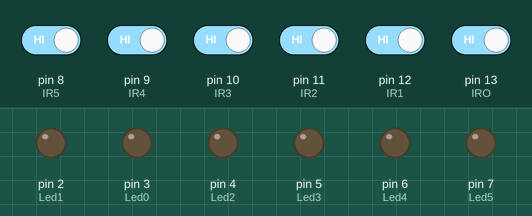
Simulated run of this sketch. Board: Arduino Uno, built with avr-gcc and run on an emulated ATmega328P. Shown: output pins drawn as LEDs (lit = HIGH). The test bench sets the inputs (shaded band); at power-on: pin 8 (IR5), pin 9 (IR4), pin 10 (IR3), pin 11 (IR2), pin 12 (IR1), pin 13 (IRO) HIGH.

Above: at 1.2 s.
1.3 s: pin 8 (IR5) driven LOW
At 2.1 s:
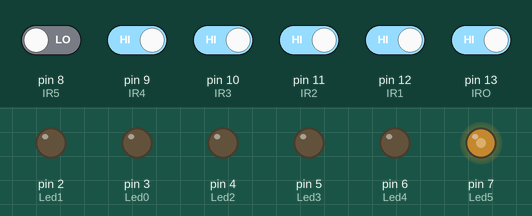
2.8 s: pin 9 (IR4) driven LOW
At 4.0 s:
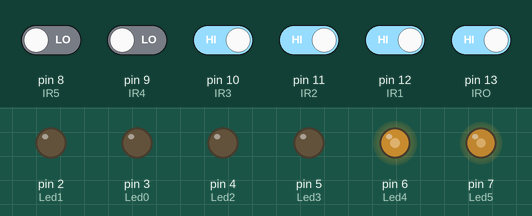
4.3 s: pin 11 (IR2) driven LOW
At 5.5 s:
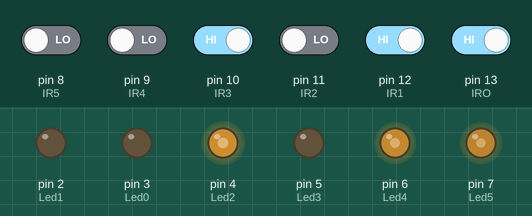
5.8 s: pin 12 (IR1) driven LOW
At 6.2 s:
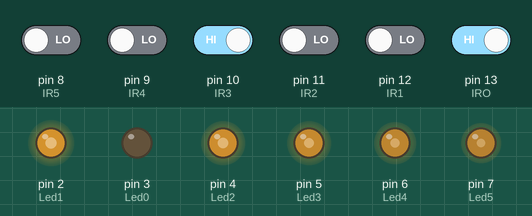
7.3 s: pin 13 (IRO) driven LOW
At 7.9 s:
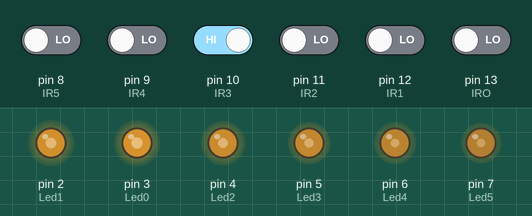
8.8 s: pin 8 (IR5) driven HIGH
At 9.7 s:
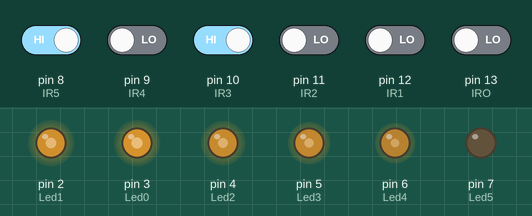
Timing chart, 0 to 11.3 s (numbered marks = the images above; inputs shaded):
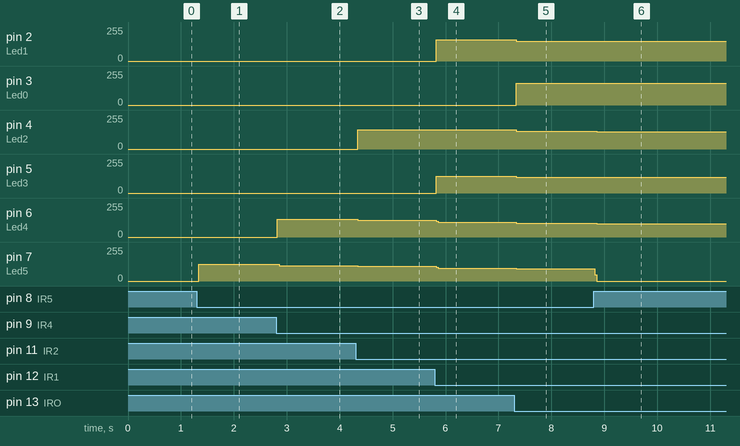

Measured:
- after the input at 1.3 s, pin 7 (Led5): 0/255 → 124/255 at once
- after the input at 2.8 s, pin 6 (Led4): 0/255 → 132/255 at once; pin 7 (Led5): 124/255 → 115/255 after 0.06 s
- after the input at 4.3 s, pin 4 (Led2): 0/255 → 143/255 at once; pin 6 (Led4): 132/255 → 124/255 at once; pin 7 (Led5): 115/255 → 109/255 at once
- after the input at 5.8 s, pin 2 (Led1): 0/255 → 159/255 at once; pin 5 (Led3): 0/255 → 127/255 at once; pin 6 (Led4): 124/255 → 110/255 at once; pin 7 (Led5): 109/255 → 97/255 at once
- after the input at 7.3 s, pin 2 (Led1): 159/255 → 150/255 at once; pin 3 (Led0): 0/255 → 162/255 at once; pin 4 (Led2): 143/255 → 135/255 at once; pin 5 (Led3): 127/255 → 119/255 at once; pin 6 (Led4): 110/255 → 104/255 at once
- after the input at 8.8 s, pin 4 (Led2): 135/255 → 129/255 after 0.06 s; pin 6 (Led4): 104/255 → 98/255 after 0.06 s; pin 7 (Led5): 91/255 → 0/255 at once

The sketch:

test_carte_2.ino
```cpp
void setup() {

  Serial.begin(9600);
  int IRO  = 13;
  int IR1  = 12;
  int IR2  = 11; // AC
  int IR3  = 10; // AC
  int IR4  = 9;  // AC
  int IR5  = 8;


  int Led0 = 3; // AC
  int Led1 = 2;
  int Led2 = 4;
  int Led3 = 5; // AC
  int Led4 = 6; // AC
  int Led5 = 7;

  // Configuration des capteurs infrarouges comme entrée et LED comme sorties

    pinMode(Led0, OUTPUT);
    pinMode(IRO, INPUT);

    pinMode(Led1, OUTPUT);
    pinMode(IR1, INPUT);

    pinMode(Led2, OUTPUT);
    pinMode(IR2, INPUT);

    pinMode(Led3, OUTPUT);
    pinMode(IR3, INPUT);

    pinMode(Led4, OUTPUT);
    pinMode(IR4, INPUT);

    pinMode(Led5, OUTPUT);
    pinMode(IR5, INPUT);


 }

void loop() {


  // Dectection des trains
  // -------------------------------------------------------------------------

  // Initialisation des LEDS sur le TCO
  // ----------------------------------

    int ledO;
  // Mise hors tension des Leds lors de non présence du train
  // ------------------------------------------------
     digitalWrite(3,LOW);
     digitalWrite(2,LOW);
     digitalWrite(4,LOW);
     digitalWrite(5,LOW);
     digitalWrite(6,LOW);
     digitalWrite(7,LOW);

  // --- Zone 0 ---
    int detection0 = digitalRead(13);                // Lecture de la valeur de IR0

    if (detection0 == LOW)
      {
        digitalWrite(3,HIGH);
      }


  // --- Zone 1 ---

    int detection1 = digitalRead(12);                // Lecture de la valeur de IR1

    if (detection1 == LOW)
      {
       digitalWrite(2,HIGH);
      }

  // --- Zone 2 ---
    int detection2 = digitalRead(11);                // Lecture de la valeur de IR2

    if (detection2 == LOW)
      {
       digitalWrite(4,HIGH);
    }

  // --- Zone 3 ---
  int detection3 = digitalRead(10);                // Lecture de la valeur de IR3

  if (detection1 == LOW)
    {
       digitalWrite(5,HIGH);
    }

  // --- Zone 4 ---
  int detection4 = digitalRead(9);                // Lecture de la valeur de IR4

  if (detection4 == LOW)
    {
       digitalWrite(6,HIGH);
    }

  // --- Zone 5 ---
  int detection5 = digitalRead(8);                // Lecture de la valeur de IR4

  if (detection5 == LOW)
    {
       digitalWrite(7,HIGH);
    }


}
```
